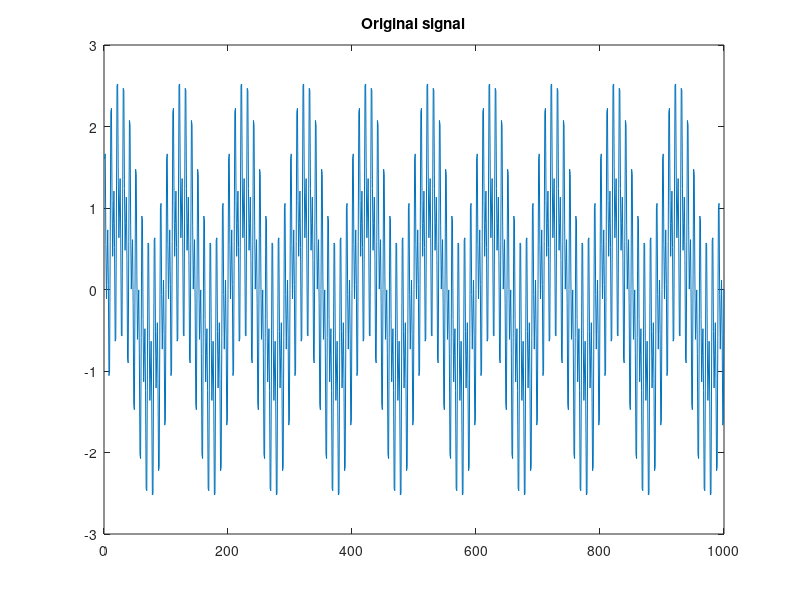

This chart was generated by the following MATLAB code: (Note: this script raises an error after producing the figure.)
% ***************************************
%         Basic filtering example
% ***************************************
% Ericsson Nikola Tesla
% DSP Hackaton 2021
% 
% Example of basic filtering;
% Extracting 3 frequency components out of a discretes dignal

close all
clear all

N = 1000; % number of samples
n = 1:1000; % samples of a discretised signal 

fs = 1000; % [Hz] sampling frequency
f1 = 10; % [Hz] (digital frequency 0.01)
f2 = 100; % [Hz] (digital frequency 0.1)
f3 = 200; % [Hz] (digital frequency 0.2)

x1 = sin(2*pi*f1/fs*n);
x2 = sin(2*pi*f2/fs*n);
x3 = sin(2*pi*f3/fs*n);

x = x1 + x2 + x3; % creating the signal 

figure;
plot(x);
title('Original signal');
figure;
spectrum01(x,1); % Spectrum of dicrete signals is periodical with period 1 
title('Original signal spectrum');


%% LOW-PASS 

% Designing the low-pass filter
freq1 = [0 0.05 0.15 1];
amp1 = [1 1 0 0];
f1 = firpm(100,freq1,amp1);

figure;
spectrum01(x,1);
hold on
spectrum01(f1,1); 
title('Frequency response of low-pass filter');

% Filtering by convolution
y1 = conv(x,f1);

figure;
plot(x1);
hold on 
plot(y1);
title('Extracted low-pass component of the signal');


%% BAND-PASS

%Designing the bandpass filter
freq2 = [0 0.1 0.2 0.3 0.4 1];
amp2 = [0 0 1 1 0 0];
f2 = firpm(100,freq2,amp2);

figure;
spectrum01(x,1);
hold on
spectrum01(f2,1);
title('Frequency response of band-pass filter');

% Filtering by convolution
y2 = conv(x,f2);

figure;
plot(x2);
hold on 
plot(y2);
title('Extracted band-pass component');

%% HIGH-PASS
%Designing the highpass filter
freq3 = [0 0.2 0.4 1];
amp3 = [0 0 1 1];
f3 = firpm(100,freq3,amp3);

figure;
spectrum01(x,1);
hold on
spectrum01(f3,1);
title('Frequency response of high-pass filter');

% Filtering by convolution
y3 = conv(x,f3);

figure;
plot(x3);
hold on 
plot(y3);
title('Extracted high-pass component');



